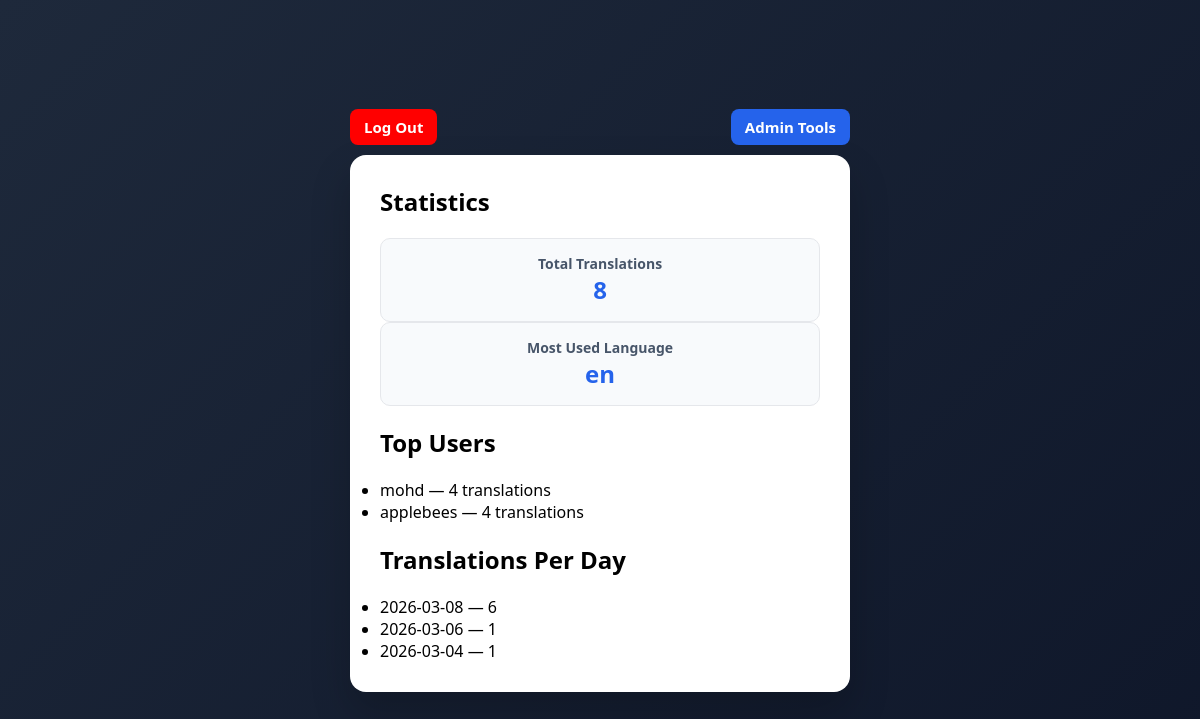
The page /admin-dashboard (signed in) on the database its author committed.
### tables this page shows
CREATE TABLE users (
      id INTEGER PRIMARY KEY AUTOINCREMENT,
      username TEXT UNIQUE NOT NULL,
      email TEXT,
      password TEXT NOT NULL,
      is_admin INTEGER DEFAULT 1
    );

### app.py (the view)
@app.route("/admin-dashboard")
def admin_dashboard():
  if session.get("is_admin") != 1:
    return "Unauthorized", 403
  conn = sqlite3.connect("users.db")
  cursor = conn.cursor()
  cursor.execute("SELECT COUNT(*) FROM translation_logs")
  total_translations = cursor.fetchone()[0]
  cursor.execute("""
    SELECT target, COUNT(*) as count
    FROM translation_logs
    GROUP BY target
    ORDER BY count DESC
    LIMIT 1
  """)
  most_used_language = cursor.fetchone()
  cursor.execute("""
    SELECT DATE(timestamp), COUNT(*)
    FROM translation_logs
    GROUP BY DATE(timestamp)
    ORDER BY DATE(timestamp) DESC
  """)
  translations_per_day = cursor.fetchall()
  cursor.execute("""
    SELECT users.username, COUNT(*) as count
    FROM translation_logs
    JOIN users ON translation_logs.user_id = users.id
    GROUP BY users.username
    ORDER BY count DESC
    LIMIT 5
  """)
  top_users = cursor.fetchall()
  conn.close()
  return render_template(
    "admin-dashboard.html",
    total_translations=total_translations,
    most_used_language=most_used_language,
    translations_per_day=translations_per_day,
    top_users=top_users
  )

### templates/admin-dashboard.html (shortened to what this page needs)
<!DOCTYPE html>
<html lang="en">
<head>
  <link rel="stylesheet" href="{{ url_for('static', filename='admin-dashboard.css') }}">
</head>
<body>
  <div id="app">
    <div class="top-bar">
      <button onclick="window.location.href='/'" class="logout-btn">Log Out</button>
      <button onclick="window.location.href='/admin'">
        Admin Tools
      </button>
    </div>
    <div class="dashboard">
      <h2>Statistics</h2>
      <div class="stats-grid">
        <div class="stat-box">
          <h3>Total Translations</h3>
          <div class="stat-number">{{ total_translations }}</div>
        </div>
        <div class="stat-box">
          <h3>Most Used Language</h3>
          <div class="stat-number">{{ most_used_language[0] }}</div>
        </div>
      </div>
      <h2>Top Users</h2>
      <ul>
        {% for user in top_users %}
        <li>{{ user[0] }} — {{ user[1] }} translations</li>
        {% endfor %}
      </ul>
      <h2>Translations Per Day</h2>
      <ul>
        {% for day in translations_per_day %}
        <li>{{ day[0] }} — {{ day[1] }}</li>
        {% endfor %}
      </ul>
    </div>
  </div>
</body>
</html>

### static/admin-dashboard.css (style rules this page uses)
* { box-sizing: border-box; margin: 0; padding: 0; font-family: "Segoe UI", Tahoma, Geneva, Verdana, sans-serif; }
body { height: 100vh; background: linear-gradient(135deg, #1e293b, #0f172a); display: flex; justify-content: center; align-items: center; }
.dashboard { background: #ffffff; width: 500px; padding: 30px; border-radius: 16px; box-shadow: 0 20px 40px rgba(0, 0, 0, 0.2); display: flex; flex-direction: column; gap: 20px; }
.stat-box { background: #f8fafc; border-radius: 10px; padding: 15px; text-align: center; border: 1px solid #e5e7eb; }
.stat-box h3 { font-size: 14px; color: #475569; }
.stat-number { font-size: 24px; font-weight: bold; color: #2563eb; }
button { padding: 12px; border: none; border-radius: 10px; background: #2563eb; color: white; font-size: 15px; font-weight: 600; cursor: pointer; transition: 0.2s ease; }
.top-bar { width: 100%; display: flex; justify-content: space-between; margin-bottom: 10px; }
.top-bar .logout-btn { background: red; }
.top-bar button { padding: 8px 14px; border: none; border-radius: 8px; color: white; font-weight: 600; cursor: pointer; transition: 0.2s ease; }

### rows shown on the page
users: user "mohd", user "4"
users: user "applebees", user "4"

### other values the page prints
{{ total_translations }} "8"
{{ most_used_language[0] }} "en"
{{ day[0] }} "2026-03-08" "2026-03-06" "2026-03-04"
{{ day[1] }} "6" "1" "1"
